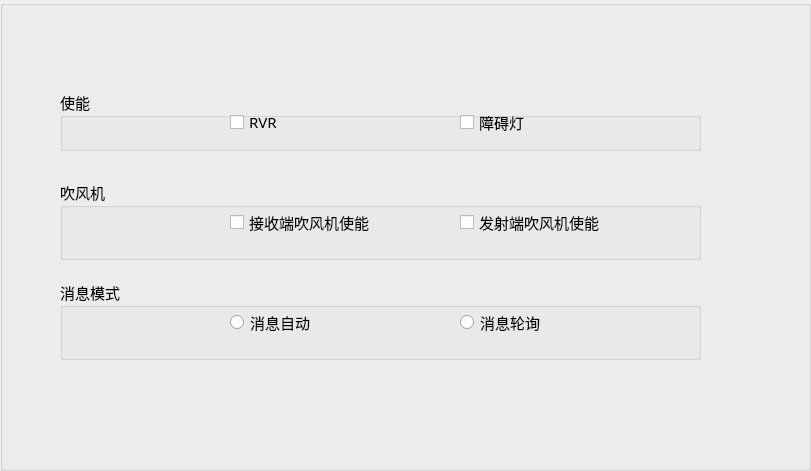
  <widget class="QGroupBox" name="groupBox_Enable">
   <property name="geometry">
    <rect>
     <x>40</x>
     <y>900</y>
     <width>811</width>
     <height>471</height>
    </rect>
   </property>
   <property name="font">
    <font>
     <pointsize>12</pointsize>
     <weight>75</weight>
     <bold>true</bold>
    </font>
   </property>
   <property name="title">
    <string/>
   </property>
   <widget class="QGroupBox" name="groupBox_8">
    <property name="geometry">
     <rect>
      <x>60</x>
      <y>180</y>
      <width>641</width>
      <height>80</height>
     </rect>
    </property>
    <property name="font">
     <font>
      <family>微软雅黑 Light</family>
      <pointsize>11</pointsize>
      <weight>50</weight>
      <bold>false</bold>
     </font>
    </property>
    <property name="title">
     <string>吹风机</string>
    </property>
    <widget class="QCheckBox" name="checkBox_reciLower">
     <property name="geometry">
      <rect>
       <x>170</x>
       <y>30</y>
       <width>143</width>
       <height>24</height>
      </rect>
     </property>
     <property name="text">
      <string>接收端吹风机使能</string>
     </property>
    </widget>
    <widget class="QCheckBox" name="checkBox_sendLower">
     <property name="geometry">
      <rect>
       <x>400</x>
       <y>30</y>
       <width>143</width>
       <height>24</height>
      </rect>
     </property>
     <property name="text">
      <string>发射端吹风机使能</string>
     </property>
    </widget>
   </widget>
   <widget class="QGroupBox" name="groupBox_9">
    <property name="geometry">
     <rect>
      <x>60</x>
      <y>280</y>
      <width>641</width>
      <height>80</height>
     </rect>
    </property>
    <property name="font">
     <font>
      <family>微软雅黑 Light</family>
      <pointsize>11</pointsize>
      <weight>50</weight>
      <bold>false</bold>
     </font>
    </property>
    <property name="title">
     <string>消息模式</string>
    </property>
    <widget class="QRadioButton" name="radioButton_auto">
     <property name="geometry">
      <rect>
       <x>170</x>
       <y>30</y>
       <width>83</width>
       <height>24</height>
      </rect>
     </property>
     <property name="text">
      <string>消息自动</string>
     </property>
    </widget>
    <widget class="QRadioButton" name="radioButton_loop">
     <property name="geometry">
      <rect>
       <x>400</x>
       <y>30</y>
       <width>83</width>
       <height>24</height>
      </rect>
     </property>
     <property name="text">
      <string>消息轮询</string>
     </property>
    </widget>
   </widget>
   <widget class="QGroupBox" name="groupBox_22">
    <property name="geometry">
     <rect>
      <x>60</x>
      <y>90</y>
      <width>641</width>
      <height>61</height>
     </rect>
    </property>
    <property name="font">
     <font>
      <family>微软雅黑 Light</family>
      <pointsize>11</pointsize>
      <weight>50</weight>
      <bold>false</bold>
     </font>
    </property>
    <property name="title">
     <string>使能</string>
    </property>
    <widget class="QCheckBox" name="checkBox_hinderLight">
     <property name="geometry">
      <rect>
       <x>400</x>
       <y>20</y>
       <width>68</width>
       <height>24</height>
      </rect>
     </property>
     <property name="text">
      <string>障碍灯</string>
     </property>
    </widget>
    <widget class="QCheckBox" name="checkBox_RVR">
     <property name="geometry">
      <rect>
       <x>170</x>
       <y>20</y>
       <width>51</width>
       <height>24</height>
      </rect>
     </property>
     <property name="text">
      <string>RVR</string>
     </property>
    </widget>
   </widget>
  </widget>
